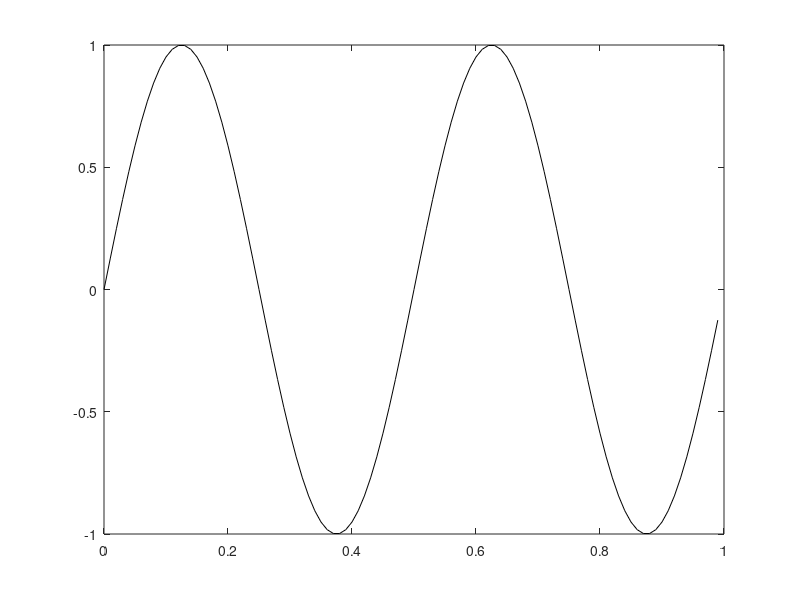

This chart was generated by the following MATLAB code:
%Inicializacion de parametros

t_ini = 0;
t_fin = 1;
Fm = 100;
T=1/Fm;
fs_1 = 2;
fase = 0;
A = 1;

% ------- Original -------

%Senoidal 1
t=t_ini:T:t_fin-T;
s = A*sin(2*pi*fs_1*t+fase);
plot(t,s,'k');

disp("Valor medio"), disp(mean(s));
disp("Maximo"), disp(max(s));
disp("Minimo"), disp(min(s));
disp("Amplitud"), disp(max(abs(s)));%norma infinita o suprema de s
disp("Energia"), disp(norm(s,2)^2);
disp("Accion"), disp(norm(s,1));
disp("Potencia Media"), disp((norm(s,2)^2)/2*length(s));
disp("Raiz del valor Cuadratico Medio"), disp(((norm(s,2)^2)/2*length(s))^1/2);
